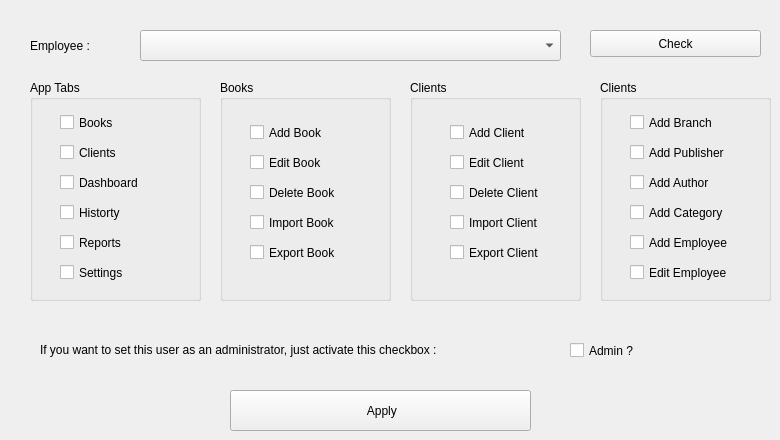
      <widget class="QWidget" name="tab_19">
       <attribute name="title">
        <string>Edit User Permissions</string>
       </attribute>
       <widget class="QLabel" name="label_51">
        <property name="geometry">
         <rect>
          <x>30</x>
          <y>30</y>
          <width>81</width>
          <height>31</height>
         </rect>
        </property>
        <property name="text">
         <string>Employee :</string>
        </property>
       </widget>
       <widget class="QComboBox" name="comboBox_11">
        <property name="geometry">
         <rect>
          <x>140</x>
          <y>30</y>
          <width>421</width>
          <height>31</height>
         </rect>
        </property>
       </widget>
       <widget class="QPushButton" name="pushButton_31">
        <property name="geometry">
         <rect>
          <x>230</x>
          <y>390</y>
          <width>301</width>
          <height>41</height>
         </rect>
        </property>
        <property name="cursor">
         <cursorShape>PointingHandCursor</cursorShape>
        </property>
        <property name="text">
         <string> Apply</string>
        </property>
        <property name="icon">
         <iconset resource="icons.qrc">
          <normaloff>:/icons/apply.png</normaloff>:/icons/apply.png</iconset>
        </property>
        <property name="iconSize">
         <size>
          <width>20</width>
          <height>20</height>
         </size>
        </property>
       </widget>
       <widget class="QPushButton" name="pushButton_40">
        <property name="geometry">
         <rect>
          <x>590</x>
          <y>30</y>
          <width>171</width>
          <height>27</height>
         </rect>
        </property>
        <property name="cursor">
         <cursorShape>PointingHandCursor</cursorShape>
        </property>
        <property name="text">
         <string>Check</string>
        </property>
       </widget>
       <widget class="QGroupBox" name="groupBox_11">
        <property name="geometry">
         <rect>
          <x>30</x>
          <y>80</y>
          <width>171</width>
          <height>221</height>
         </rect>
        </property>
        <property name="title">
         <string>App Tabs</string>
        </property>
        <widget class="QCheckBox" name="checkBox_12">
         <property name="geometry">
          <rect>
           <x>30</x>
           <y>30</y>
           <width>92</width>
           <height>25</height>
          </rect>
         </property>
         <property name="text">
          <string>Books</string>
         </property>
        </widget>
        <widget class="QCheckBox" name="checkBox_11">
         <property name="geometry">
          <rect>
           <x>30</x>
           <y>180</y>
           <width>92</width>
           <height>25</height>
          </rect>
         </property>
         <property name="text">
          <string>Settings</string>
         </property>
        </widget>
        <widget class="QCheckBox" name="checkBox_9">
         <property name="geometry">
          <rect>
           <x>30</x>
           <y>150</y>
           <width>92</width>
           <height>25</height>
          </rect>
         </property>
         <property name="text">
          <string>Reports</string>
         </property>
        </widget>
        <widget class="QCheckBox" name="checkBox_8">
         <property name="geometry">
          <rect>
           <x>30</x>
           <y>90</y>
           <width>101</width>
           <height>25</height>
          </rect>
         </property>
         <property name="text">
          <string>Dashboard</string>
         </property>
        </widget>
        <widget class="QCheckBox" name="checkBox_10">
         <property name="geometry">
          <rect>
           <x>30</x>
           <y>120</y>
           <width>92</width>
           <height>25</height>
          </rect>
         </property>
         <property name="text">
          <string>Historty</string>
         </property>
        </widget>
        <widget class="QCheckBox" name="checkBox_6">
         <property name="geometry">
          <rect>
           <x>30</x>
           <y>60</y>
           <width>92</width>
           <height>25</height>
          </rect>
         </property>
         <property name="text">
          <string>Clients</string>
         </property>
        </widget>
       </widget>
       <widget class="QGroupBox" name="groupBox_12">
        <property name="geometry">
         <rect>
          <x>410</x>
          <y>80</y>
          <width>171</width>
          <height>221</height>
         </rect>
        </property>
        <property name="title">
         <string>Clients</string>
        </property>
        <widget class="QCheckBox" name="checkBox_7">
         <property name="geometry">
          <rect>
           <x>40</x>
           <y>100</y>
           <width>121</width>
           <height>25</height>
          </rect>
         </property>
         <property name="text">
          <string>Delete Client</string>
         </property>
        </widget>
        <widget class="QCheckBox" name="checkBox_5">
         <property name="geometry">
          <rect>
           <x>40</x>
           <y>40</y>
           <width>101</width>
           <height>25</height>
          </rect>
         </property>
         <property name="text">
          <string>Add Client</string>
         </property>
        </widget>
        <widget class="QCheckBox" name="checkBox_4">
         <property name="geometry">
          <rect>
           <x>40</x>
           <y>70</y>
           <width>101</width>
           <height>25</height>
          </rect>
         </property>
         <property name="text">
          <string>Edit Client</string>
         </property>
        </widget>
        <widget class="QCheckBox" name="checkBox_16">
         <property name="geometry">
          <rect>
           <x>40</x>
           <y>130</y>
           <width>111</width>
           <height>25</height>
          </rect>
         </property>
         <property name="text">
          <string>Import Client</string>
         </property>
        </widget>
        <widget class="QCheckBox" name="checkBox_15">
         <property name="geometry">
          <rect>
           <x>40</x>
           <y>160</y>
           <width>111</width>
           <height>25</height>
          </rect>
         </property>
         <property name="text">
          <string>Export Client</string>
         </property>
        </widget>
       </widget>
       <widget class="QGroupBox" name="groupBox_10">
        <property name="geometry">
         <rect>
          <x>220</x>
          <y>80</y>
          <width>171</width>
          <height>221</height>
         </rect>
        </property>
        <property name="title">
         <string>Books</string>
        </property>
        <widget class="QCheckBox" name="checkBox_3">
         <property name="geometry">
          <rect>
           <x>30</x>
           <y>100</y>
           <width>111</width>
           <height>25</height>
          </rect>
         </property>
         <property name="text">
          <string>Delete Book</string>
         </property>
        </widget>
        <widget class="QCheckBox" name="checkBox_2">
         <property name="geometry">
          <rect>
           <x>30</x>
           <y>70</y>
           <width>92</width>
           <height>25</height>
          </rect>
         </property>
         <property name="text">
          <string>Edit Book</string>
         </property>
        </widget>
        <widget class="QCheckBox" name="checkBox">
         <property name="geometry">
          <rect>
           <x>30</x>
           <y>40</y>
           <width>92</width>
           <height>25</height>
          </rect>
         </property>
         <property name="text">
          <string>Add Book</string>
         </property>
        </widget>
        <widget class="QCheckBox" name="checkBox_13">
         <property name="geometry">
          <rect>
           <x>30</x>
           <y>130</y>
           <width>111</width>
           <height>25</height>
          </rect>
         </property>
         <property name="text">
          <string>Import Book</string>
         </property>
        </widget>
        <widget class="QCheckBox" name="checkBox_14">
         <property name="geometry">
          <rect>
           <x>30</x>
           <y>160</y>
           <width>111</width>
           <height>25</height>
          </rect>
         </property>
         <property name="text">
          <string>Export Book</string>
         </property>
        </widget>
       </widget>
       <widget class="QGroupBox" name="groupBox_13">
        <property name="geometry">
         <rect>
          <x>600</x>
          <y>80</y>
          <width>171</width>
          <height>221</height>
         </rect>
        </property>
        <property name="title">
         <string>Clients</string>
        </property>
        <widget class="QCheckBox" name="checkBox_35">
         <property name="geometry">
          <rect>
           <x>30</x>
           <y>90</y>
           <width>121</width>
           <height>25</height>
          </rect>
         </property>
         <property name="text">
          <string>Add Author</string>
         </property>
        </widget>
        <widget class="QCheckBox" name="checkBox_36">
         <property name="geometry">
          <rect>
           <x>30</x>
           <y>30</y>
           <width>101</width>
           <height>25</height>
          </rect>
         </property>
         <property name="text">
          <string>Add Branch</string>
         </property>
        </widget>
        <widget class="QCheckBox" name="checkBox_37">
         <property name="geometry">
          <rect>
           <x>30</x>
           <y>60</y>
           <width>121</width>
           <height>25</height>
          </rect>
         </property>
         <property name="text">
          <string>Add Publisher</string>
         </property>
        </widget>
        <widget class="QCheckBox" name="checkBox_38">
         <property name="geometry">
          <rect>
           <x>30</x>
           <y>120</y>
           <width>111</width>
           <height>25</height>
          </rect>
         </property>
         <property name="text">
          <string>Add Category</string>
         </property>
        </widget>
        <widget class="QCheckBox" name="checkBox_39">
         <property name="geometry">
          <rect>
           <x>30</x>
           <y>150</y>
           <width>111</width>
           <height>25</height>
          </rect>
         </property>
         <property name="text">
          <string>Add Employee</string>
         </property>
        </widget>
        <widget class="QCheckBox" name="checkBox_40">
         <property name="geometry">
          <rect>
           <x>30</x>
           <y>180</y>
           <width>111</width>
           <height>25</height>
          </rect>
         </property>
         <property name="text">
          <string>Edit Employee</string>
         </property>
        </widget>
       </widget>
       <widget class="QCheckBox" name="checkBox_41">
        <property name="geometry">
         <rect>
          <x>570</x>
          <y>340</y>
          <width>92</width>
          <height>21</height>
         </rect>
        </property>
        <property name="text">
         <string>Admin ?</string>
        </property>
       </widget>
       <widget class="QLabel" name="label_54">
        <property name="geometry">
         <rect>
          <x>40</x>
          <y>340</y>
          <width>501</width>
          <height>20</height>
         </rect>
        </property>
        <property name="text">
         <string>If you want to set this user as an administrator, just activate this checkbox :</string>
        </property>
       </widget>
      </widget>
